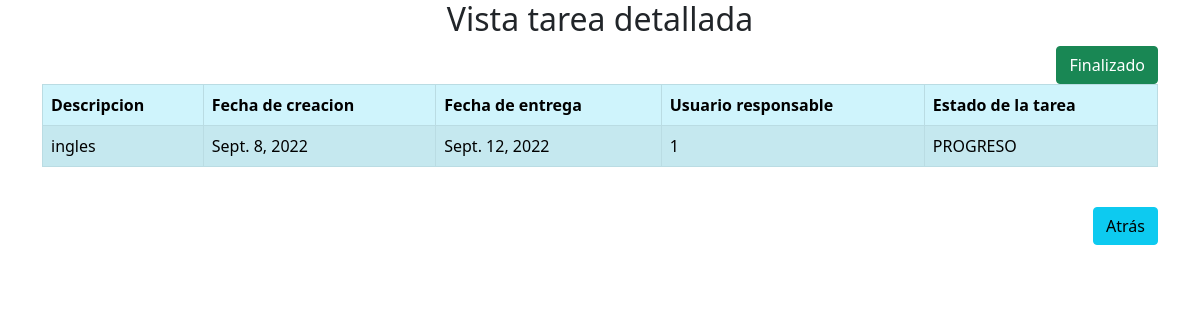
/gestion_tareas/vistaTareas/11, run on an earlier commit of the app's database.
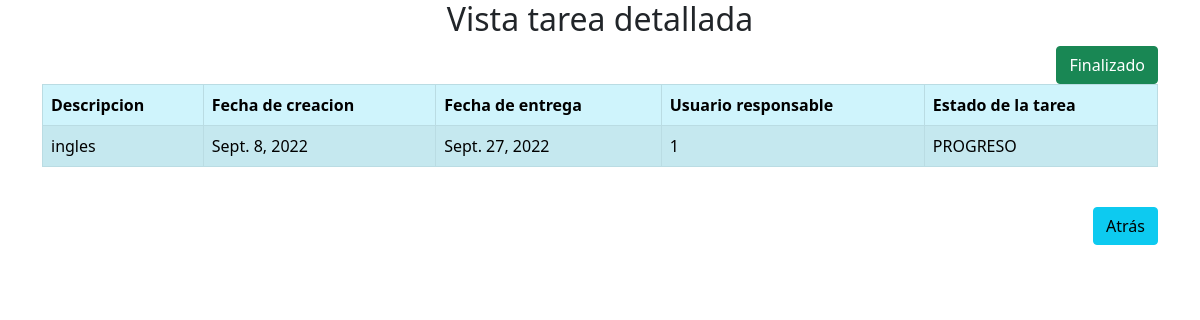
And on a later commit of the database.
### gestion_tareas/models.py (models this page shows)
class tarea(models.Model):
    descripcion = models.CharField(max_length=128,default='')
    fechaCreacion = models.DateField(default=datetime.today())
    fechaEntrega = models.DateField(default=datetime.today())
    usuarioResponsable = models.CharField(max_length=128,default='')
    estadoTarea = models.CharField(max_length=128,default='PROGRESO')

### gestion_tareas/views.py (the view, shortened to what this page needs)
# urls.py: path('vistaTareas/<str:ind>',views.vistaTareas,name='vistaTareas'),
def vistaTareas (request,ind):
    tarea_editar = tarea.objects.get(id=ind)
    return render(request, 'gestion_tareas/vistaTareas.html', {
        'tarea_info': tarea_editar,
    })

### gestion_tareas/templates/gestion_tareas/vistaTareas.html (shortened to what this page needs)
<!DOCTYPE html>
<html lang="en">
    <head>
        <link href="https://cdn.jsdelivr.net/npm/bootstrap@5.0.2/dist/css/bootstrap.min.css" rel="stylesheet">
    </head>
    <body class="container">
        <div>
            <h2 style="text-align:center;"> Vista tarea detallada</h2>
            <div class="float-end">
                <a class="btn btn-success" href="{% url 'gestion_tareas:finalizarTarea' tarea_info.id %}">Finalizado</a>
            </div>
            <br>
            <form method="post" action="{% url 'gestion_tareas:vistaTareas' tarea_info.id %}">
                <table class="table table-info table-striped table-bordered">
                <thead>
                    <th>Descripcion</th>
                    <th>Fecha de creacion</th>
                    <th>Fecha de entrega</th>
                    <th>Usuario responsable</th>
                    <th>Estado de la tarea</th>
                </thead>
                <tbody>
                    <tr>
                        <td>{{ tarea_info.descripcion }}</td>
                        <td>{{ tarea_info.fechaCreacion }}</td>
                        <td>{{ tarea_info.fechaEntrega }}</td>
                        <td>{{ tarea_info.usuarioResponsable }}</td>
                        <td>{{ tarea_info.estadoTarea }}</td>
                    </tr>
                </tbody>
            </table>
                <br>
                <div class="float-end">
                <a class="btn btn-info" href="{% url 'gestion_tareas:dashboard' %}">Atrás</a>
            </div>
            </form>
        </div>
    </body>
</html>

What changed in the data, as far as the page shows it:
changed tarea "ingles": fechaEntrega "Sept. 12, 2022" → "Sept. 27, 2022"
